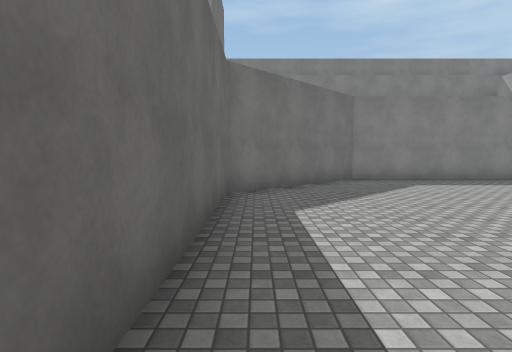
view 1 (above)

15 first-person views from a walk through a Unity game level. The camera is 1.5 m above the floor, tilts 4° down and sees 80° across. The floor is counted in squares, 2 m on a side. Each view is taken from the middle of a square. On the plan, view 1 faces up. The plan holds only what a view shows up to about 10 squares ahead; the rest is blank. The place goes on beyond the plan. Surface patterns are stand-ins for the level's own textures.

view 2
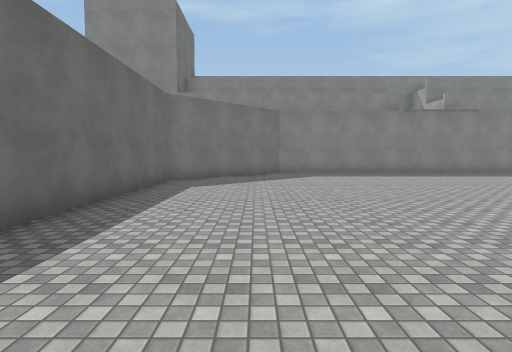

view 3
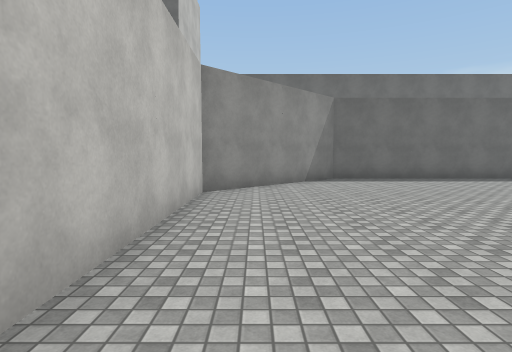

view 4
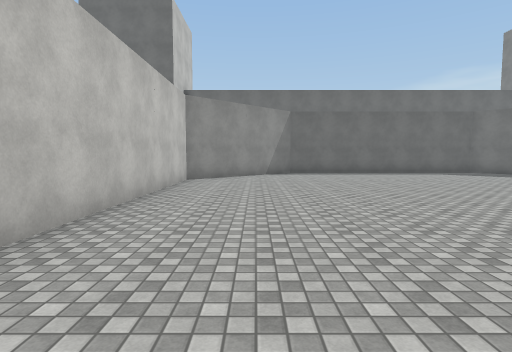

view 5
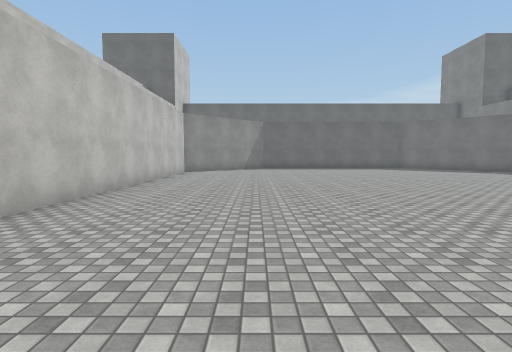

view 6
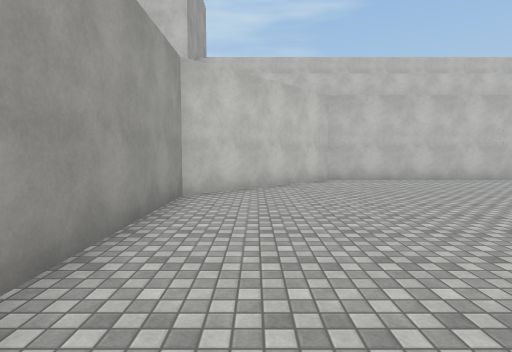

view 7
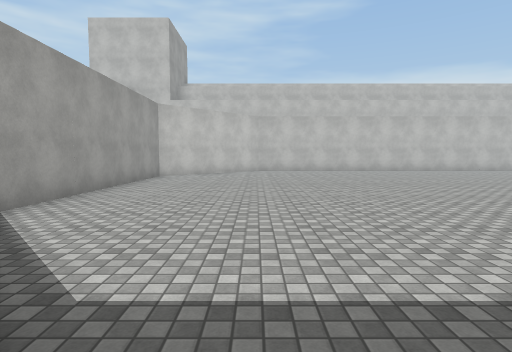

view 8
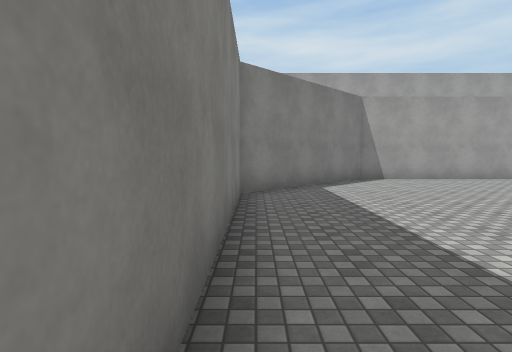

view 9
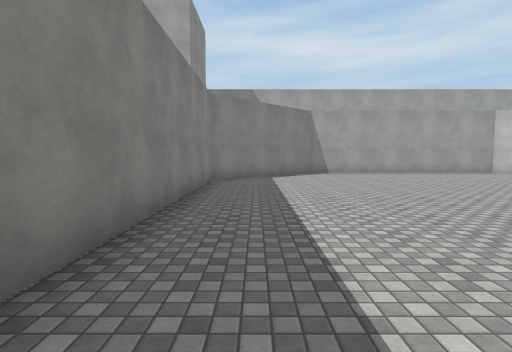

view 10
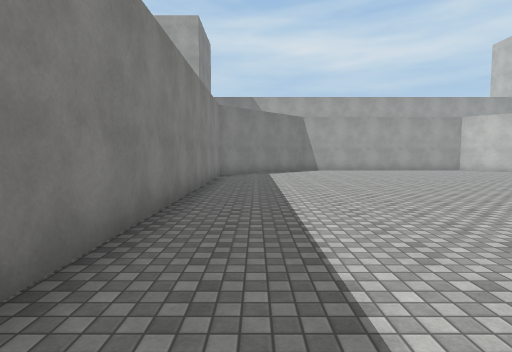

view 11
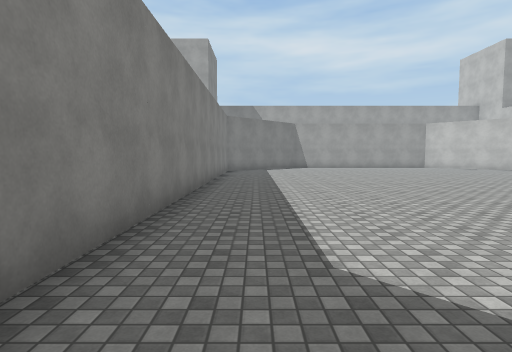

view 12
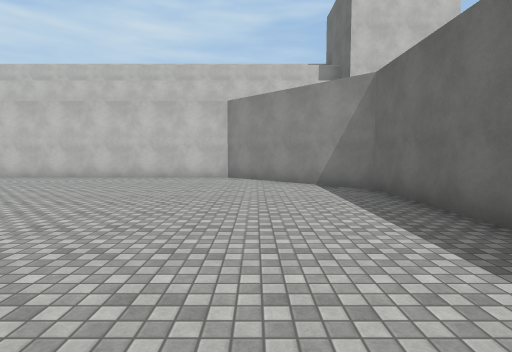

view 13
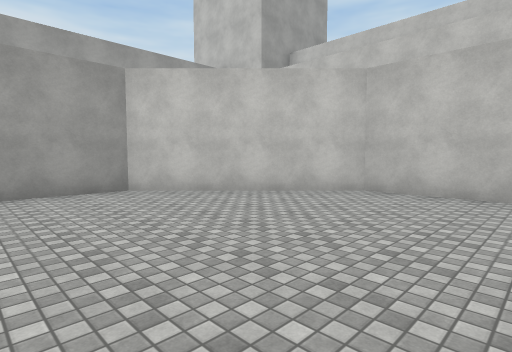

view 14
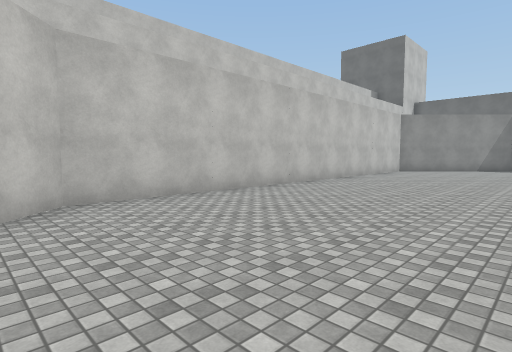

view 15
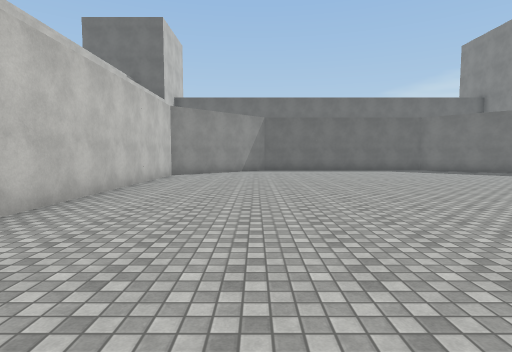

### Floor plan
Points are (right, up) in squares from view 1. A wall is a line through its corners. A room is listed if a view was taken in it or the views show most of it. See-through windows are left out.
Room 1 (views 1, 2, 3, 4, 5, 6, 7, 8, 9, 10, 11, 12, 13, 14, 15)
walls: (2.9, 9.3) (-0.5, 5.8) (-0.5, -1.6) (2.9, -5.1) (15.9, -5.1) (19.4, -1.6) (19.4, 5.8) (15.9, 9.3) (2.9, 9.3)

Positions as (right, up) in squares from view 1, and headings:
1: (0, 0), facing up
2: (2, -3), facing up
3: (9, -4), facing left
4: (12, -3), facing left
5: (16, -2), facing left
6: (18, 4), facing down
7: (16, 9), facing down
8: (10, 9), facing right
9: (7, 8), facing right
10: (5, 8), facing right
11: (2, 8), facing right
12: (2, 5), facing down
13: (13, 1), facing down-right
14: (17, 0), facing down-left
15: (14, -2), facing left
